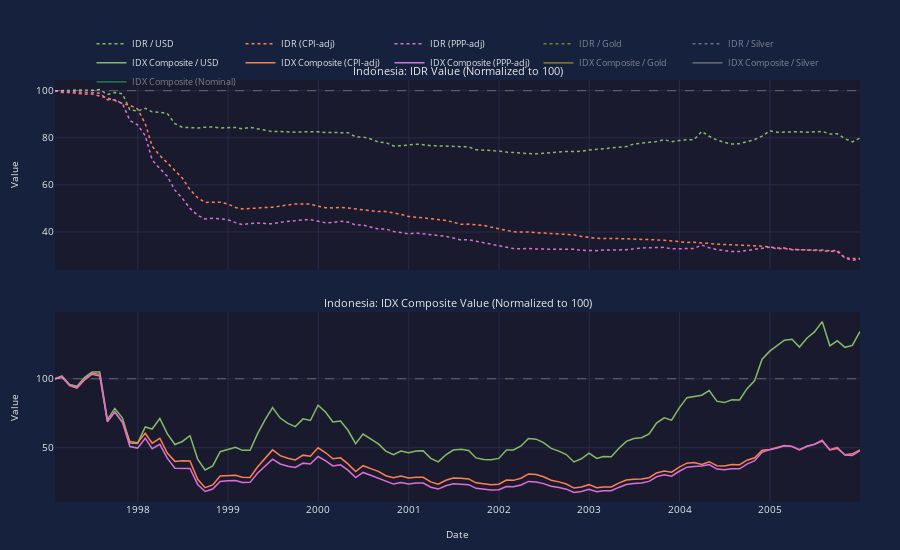

Notebook cell for this chart:
### Markdown cell above
## Indonesia: Asian Financial Crisis (1997-2000)

**Economic Difficulties:** The rupiah lost 80% of its value, falling from 2,500 to 17,000 per USD. Inflation reached 77% in 1998. GDP contracted 13%. The crisis led to the fall of the Suharto regime.

**Causes:** Contagion from Thailand's baht collapse, excessive short-term foreign debt in the private sector, weak banking system with connected lending, overvalued currency, and crony capitalism.

**Government Interventions:**
- *Float the rupiah (Aug 1997)*: Abandoned the managed float - currency collapsed further initially
- *IMF program (Oct 1997)*: $43 billion bailout with conditions - controversial structural reforms
- *Bank closures (Nov 1997)*: Closed 16 insolvent banks - triggered bank runs due to lack of deposit insurance (unsuccessful implementation)
- *Currency board proposal*: Considered but abandoned under IMF pressure
- *IBRA (1998)*: Indonesian Bank Restructuring Agency took over failed banks - eventually successful
- *Political transition*: Suharto resigned May 1998 - new government pursued reforms
- *Debt restructuring*: Corporate and bank debt restructured through "Jakarta Initiative"

Recovery was slow but Indonesia eventually emerged with stronger institutions and floating exchange rate.

### Code cell
show_country_analysis(norm_data['Indonesia'])
